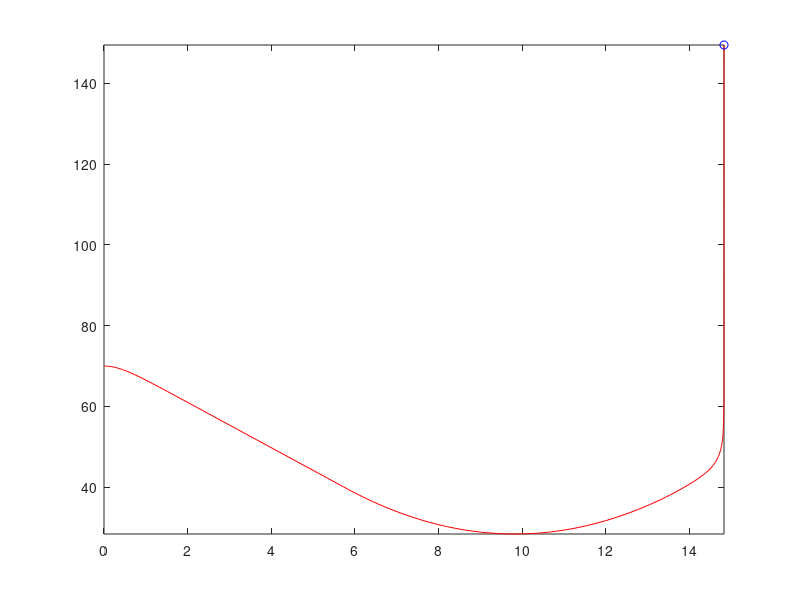

MATLAB code to generate this figure:
function [ T, R ] = secondPassBungee()
%Spring with air resistance, tension in one direction

A = .7; %Cross-sectional area of human lying down (m^2)
rho = 1.2; %Density of air (kg/m^3)
Cd = 44.4; %Drag coeffiecent of human lying down (unitless)(data from Google Drive)
k = 52; %Spring constant of the bungee cord N/m
lo =30;%Resting length of the cord with no mass on it m
y = 70; %Current height of the jumper m
startH = y; %Starting height of the jumper m
vy = 0; %Current velocity of the jumper m/s
g = 9.8; %Acceleration due to gravity m/s^2
mass1 = 60; %Mass of jumper kg
restingL = lo +((mass1*g)/k); %Resting length of cord with mass on it m

Data = [y, vy];

function res = changingValues(~, Data)
    y = Data(1);
    vy = Data(2);
    dydt = vy;
    if(y < (startH - lo))
       dvydt = (-(mass1*g) - (k *(y - restingL))+(.5 *rho* Cd* A *vy^2 ))/mass1;
    else
        dvydt = (-g*mass1 +(.5 *rho* Cd* A *vy^2 ))/mass1;
    end
    
    res = [dydt; dvydt];
end

[T, R] = ode45(@changingValues, [0 60], Data);

Y = R(:,1);
figure(2)
comet(T,Y);
end
%Constants
% 
%
% 
% 
% A = 0; %Cross-sectional area of human lying down (m^2)
% rho = 1.2; %Density of air (kg/m^3)
% g = 9.81; %Gravity acceleration (m/sec^2)
% Cd = 44.4; %Drag coeffiecent of human lying down (unitless)(data from Google Drive)
% h = 91.44; %Height of bridge (m) (Sacramento California)
% 
% 
% 
% 
% L0 = 45
% k = 52.2; %Starting k value for bungee (N/kg)